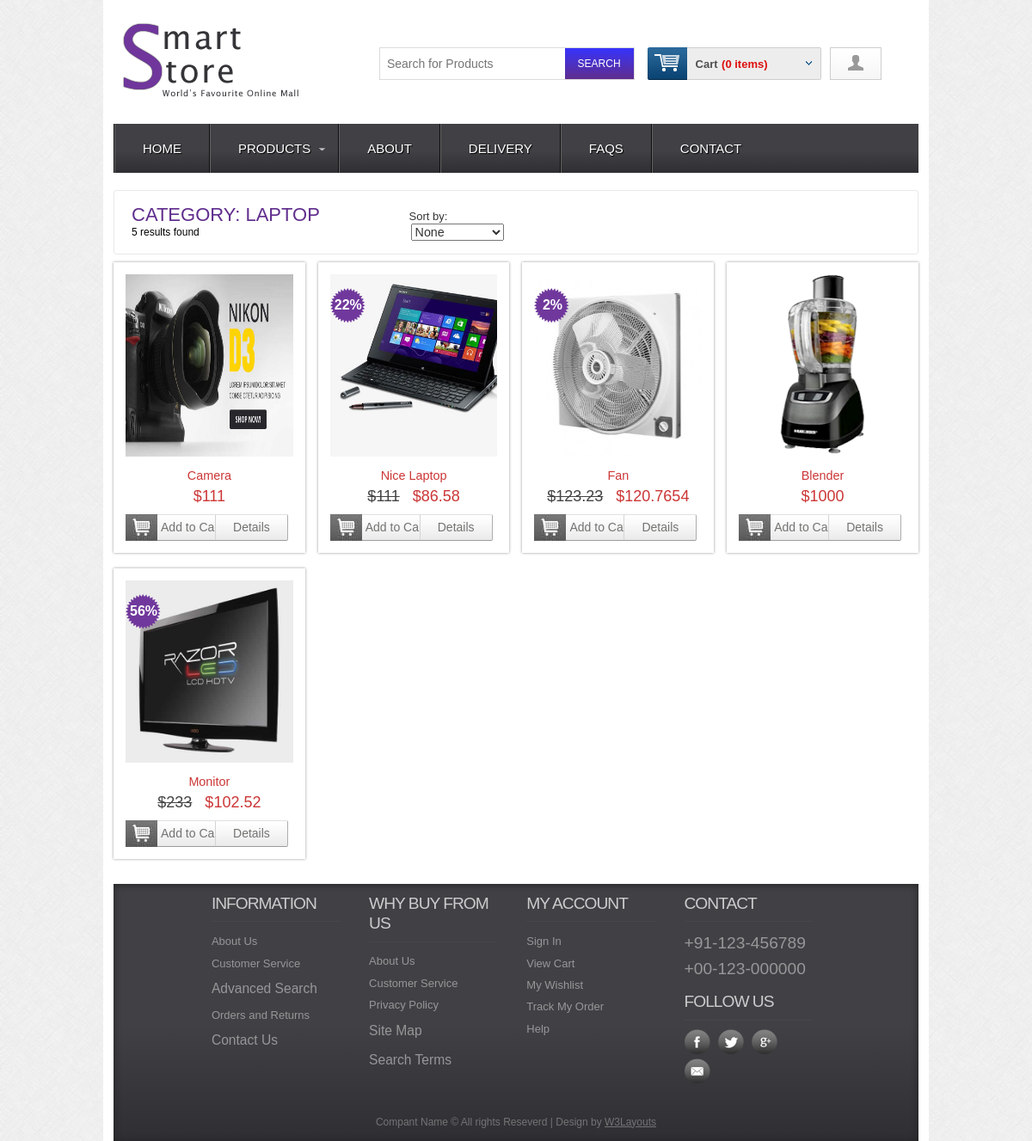
Screenshot of /categorize?by=Laptop with the database file from the repository.
### tables this page shows
CREATE TABLE IF NOT EXISTS `products` (
  `ProductID` int(12) NOT NULL AUTO_INCREMENT,
  `ProductSKU` varchar(50) NOT NULL,
  `ProductName` varchar(100) NOT NULL,
  `ProductPrice` float NOT NULL,
  `ProductWeight` float NOT NULL,
  `ProductCartDesc` varchar(250) NOT NULL,
  `ProductShortDesc` varchar(1000) NOT NULL,
  `ProductLongDesc` text NOT NULL,
  `ProductThumbID` int(11) NOT NULL DEFAULT '1',
  `ProductImage` varchar(100) NOT NULL,
  `ProductCategoryID` int(11) DEFAULT NULL,
  `ProductUpdateDate` timestamp NOT NULL DEFAULT CURRENT_TIMESTAMP,
  `ProductStock` int(10) unsigned DEFAULT NULL,
  `ProductLive` tinyint(1) DEFAULT '0',
  `ProductUnlimited` tinyint(1) DEFAULT '1',
  `ProductLocation` varchar(250) DEFAULT NULL,
  `Featured` tinyint(4) NOT NULL DEFAULT '0',
  `Discount` float NOT NULL DEFAULT '0',
  PRIMARY KEY (`ProductID`),
  KEY `ProductName` (`ProductName`)
);

### categorize.php (the view, shortened to what this page needs)
<?php
	require 'dbconnect.php';
	$category = '';
	if(!isset($_GET['by'])){
	} else {
		$category = $_GET['by'];
	}
	require 'inc.header.php';
	require 'inc.menu.php';
?>
</div>
 <div class="main">
	<div class="content">
		<div class="content_top">
    		<div class="heading">
				<h3>Category: <?php echo $category; ?></h3>
<?php
	try {
		$stmt = $conn->prepare("SELECT count(p.ProductID) as count
									 	FROM products p
										INNER JOIN productcategories category
										ON category.CategoryID = p.ProductCategoryID
										WHERE category.CategoryName=:category
								");
		if($stmt->execute(array(':category' =>$category)) && $stmt->rowCount() > 0)
		{
			$row = $stmt->fetch(PDO::FETCH_ASSOC);
			echo '<p>'.$row['count'].' results found</p>';
		}
	} catch(PDOException $e) {
		$errmessage = 'An error has occurred. Please try again.';
	}finally {
		$stmt=null;
	}
?>
    		</div>
    		<div class="sort">
				<p>Sort by:
					<select id="category_sortselect">
						<option value="">None</option>
					</select>
				</p>
    		</div>
    	</div>
		<div id="catalog">
<?php
	try {
		$sort = '';
		$stmt = $conn->prepare("SELECT p.ProductID
									 , p.ProductName
									 , p.ProductPrice
									 , p.ProductStock
									 , p.discount
									 , p.ProductShortDesc
									 , CONCAT(images.imageName,'.',images.Extension) as image
								FROM products p
								INNER JOIN images
								ON images.ImageID = p.ProductThumbID
								INNER JOIN productcategories category
								ON category.CategoryID = p.ProductCategoryID
								WHERE category.CategoryName=:category
								".$sort."
								LIMIT 8
								");
		if($stmt->execute(array(':category' =>$category)) && $stmt->rowCount() > 0)
		{
			$count = 0;
			while($row=$stmt->fetch(PDO::FETCH_ASSOC)) {
				$discount = floatval($row['discount']);
				if($count % 4 == 0 ) echo '<div class="images section group">';
				echo '<div class="grid_1_of_4 images_1_of_4 image_index">
					 <a href="'.BASE_URL.'/preview?id='.$row['ProductID'].'"><img class="img-display-dimensions margin-bottom-10" src="uploads/'.$row['image'].'" alt="" /></a>';
				echo '<h2>'.$row['ProductName'].'</h2> ';
				if($discount !== 0.0) {
					echo '<div class="discount">
						 <span class="percentage">'.$discount.'%</span>
						 </div>';
					echo '<p><span class="strike">$'.$row['ProductPrice'].'</span><span class="price">$'.($row['ProductPrice'] - $row['ProductPrice'] * ($discount /100.0)).'</span></p>';
				} else {
					echo '<p><span class="price margin-left-0">$'.$row['ProductPrice'].'</span></p>';
				}
				echo '<div class="button"><span><img src="images/cart.jpg" alt="" /><a href="javascript:void(0)" data-type="addToCart" data-productid="'.$row['ProductID'].'" class="cart-button addcartbtn">Add to Cart</a></span> </div>
				     <div class="button"><span><a href="'.BASE_URL.'/preview?id='.$row['ProductID'].'" class="details">Details</a></span></div>
				</div>';
				if($count % 4 == 3 && $count > 0) { echo '</div>'; };
				$count++;
			}
			$count--;
			if($count % 4 != 3 && $count != -1 ) echo '</div>';
		}
	} catch(PDOException $e) {
		$errmessage = 'An error has occurred. Please try again.';
	}finally {
		$stmt=null;
	}
?>
	</div>
 </div>
</div>
<?php include 'inc.footer.php'; ?>

### css/mystyle.css (style rules this page uses)
.margin-bottom-10 { margin-bottom:10px; }
.margin-left-0 { margin-left:0px !important; }
.heading p { font-size:12px; }
.img-display-dimensions { height:212px; width:212px; }
.addcartbtn { white-space: nowrap; }
.details { margin-left:10px; float:right; }

### css/style.css (style rules this page uses)
html,body,div,span,applet,object,iframe,h1,h2,h3,h4,h5,h6,p,blockquote,pre,a,abbr,acronym,address,big,cite,code,del,dfn,em,img,ins,kbd,q,s,samp,small,strike,strong,sub,sup,tt,var,b,u,i,dl,dt,dd,ol,nav ul,nav li,fieldset,form,label,legend,table,caption,tbody,tfoot,thead,tr,th,td,article,aside,canvas,details,embed,figure,figcaption,footer,header,hgroup,menu,nav,output,ruby,section,summary,time,mark,audio,video { margin:0;padding:0;border:0;font-size:100%;font:inherit;vertical-align:baseline; }
a { text-decoration:none; }
img { max-width:100%; }
body { font-family:Arial, Helvetica, sans-serif; background:url(../images/body_bg3.jpg); }
.section { clear: both; padding: 0px; margin: 0px; }
.group:before, .group:after { content:""; display:table; }
.group:after { clear:both; }
.group { zoom:1; }
.content { padding:20px 0; background:#FFF; }
.content h2 { font-size:23px; color:#6C6C6C; font-family: 'Monda', sans-serif; }
.content_top { padding:15px 20px; border:1px solid #EBE8E8; border-radius:3px; }
.heading { float:left; margin-right:10%; }
.heading h3 { font-family: 'Monda', sans-serif; font-size:22px; color:#602D8D; text-transform:uppercase; }
.sort,.show { float:left; width:14%; margin-left:1.6%; padding-top:5px; }
.sort p,.show p { display:inline; font-size:0.8125em; color: #333; }
.sort select,.show select { display:inline; font-size:1.1em; color: #333; margin-left:2px; }
.grid_1_of_4 { display: block; float:left; margin: 1% 0 1% 1.6%; box-shadow: 0px 0px 3px rgb(150, 150, 150); }
.grid_1_of_4:first-child { margin-left: 0; }
.images_1_of_4 { width: 20.8%; padding:1.5%; text-align:center; position:relative; }
.images_1_of_4 img { max-width:100%; }
.discount { background:url(../images/discount-img.png) no-repeat 0 0; position: absolute; top: 30px; width: 42px; height: 42px; }
.discount span.percentage { color: #FFF; font-size: 1em; font-weight: bold; line-height: 40px; }
.images_1_of_4 h2 { color: #CC3636; font-family: 'Monda', sans-serif; font-size:0.9em; font-weight : normal; }
.images_1_of_4 p { font-size:0.8125em; padding:0.4em 0; color: #333; }
.images_1_of_4 p span.strike { font-size:18px; font-family: 'Monda', sans-serif; color:#444; text-decoration:line-through; }
.images_1_of_4 p span.price { font-size:18px; font-family: 'Monda', sans-serif; color: #CC3636; margin-left:15px; }
.images_1_of_4 .button { margin-top:.3em; line-height:1.9em; float:left; width:49%; }
.images_1_of_4 .button a { padding:7px 20px; font-size:0.8em; }
.images_1_of_4 .button a { font-family: "Trebuchet MS",Arial,Helvetica,sans-serif; font-size: 14px; line-height: 15px; text-transform: none; color: #737370; text-decoration: none!important; background: url(../images/button-bg.png) repeat-x 0 0 #E8E8E8; display: inline-block; border-left: 1px solid #D4D4D4!important; border-right: 1px solid #ADADAD!important; border-top: 1px solid #E0E0E0!important; border-bottom: 1px solid #9C9C9C!important; cursor: pointer!important; margin: 0 2px; border-radius: 2px; -moz-border-radius: 2px; -webkit-border-radius: 2px; -webkit-transition: all 0.5s ease; -moz-transition: all 0.5s ease; -o-transition: all 0.5s ease; transition: all 0.5s ease; }
.images_1_of_4 .button span img { position:absolute; }
.images_1_of_4 .button a.cart-button { padding:7px 5px 7px 38px; }

### rows the page displays
products: shows a picture, ProductName "Camera", ProductPrice "111"
products: shows a picture, ProductName "Nice Laptop", Discount "22", ProductPrice "111", $row['ProductPrice'] - $row['ProductPrice'] * ($discount /100.0) "86.58"
products: shows a picture, ProductName "Fan", Discount "2", ProductPrice "123.23", $row['ProductPrice'] - $row['ProductPrice'] * ($discount /100.0) "120.7654"
products: shows a picture, ProductName "Blender", ProductPrice "1000"
products: shows a picture, ProductName "Monitor", Discount "56", ProductPrice "233", $row['ProductPrice'] - $row['ProductPrice'] * ($discount /100.0) "102.52"

### other values shown
$category "LAPTOP"
$row['count'] "5"
